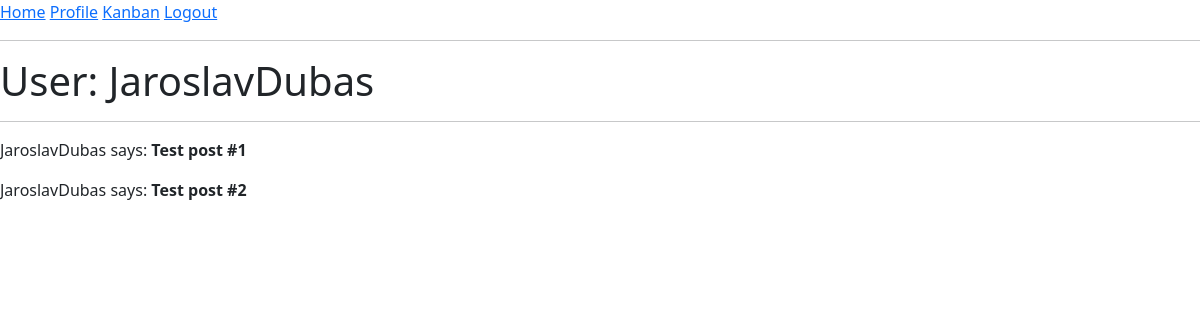
The page /user/JaroslavDubas (signed in) on the database its author committed.
### app/models.py (models this page shows, shortened)
class User(UserMixin, db.Model):
    id = db.Column(db.Integer, primary_key=True)
    first_name = db.Column(db.String(150), index=True)
    last_name = db.Column(db.String(150), index=True)
    phone = db.Column(db.String(120), index=True, unique=True)
    username = db.Column(db.String(64), index=True, unique=True)
    password_hash = db.Column(db.String(128))
    specialization_id = db.Column(db.Integer, db.ForeignKey('specialization.id'), nullable = False)
    posts = db.relationship('Post', backref='author', lazy='dynamic')
    followed = db.relationship(
        'User', secondary=followers,
        primaryjoin=(followers.c.follower_id == id),
        secondaryjoin=(followers.c.followed_id == id),
        backref=db.backref('followers', lazy='dynamic'), lazy='dynamic')

### app/routes.py (the view)
@app.route('/user/<username>')
@login_required
def user(username):
    user = User.query.filter_by(username=username).first_or_404()
    posts = [
        {'author': user, 'body': 'Test post #1'},
        {'author': user, 'body': 'Test post #2'}
    ]
    return render_template('user.html', user=user, posts=posts)

### app/models.py (called while the page is built)
@login.user_loader
def load_user(id):
    return User.query.get(int(id))

### app/templates/user.html
{% extends "base.html" %}
{% block content %}
    <h1>User: {{ user.username }}</h1>
    <hr>
    {% for post in posts %}
    <p>
    {{ post.author.username }} says: <b>{{ post.body }}</b>
    </p>
    {% endfor %}
{% endblock %}

### rows shown on the page
User: username "JaroslavDubas", author.username "JaroslavDubas" "JaroslavDubas"

### other values the page prints
{{ post.body }} "Test post #1" "Test post #2"
